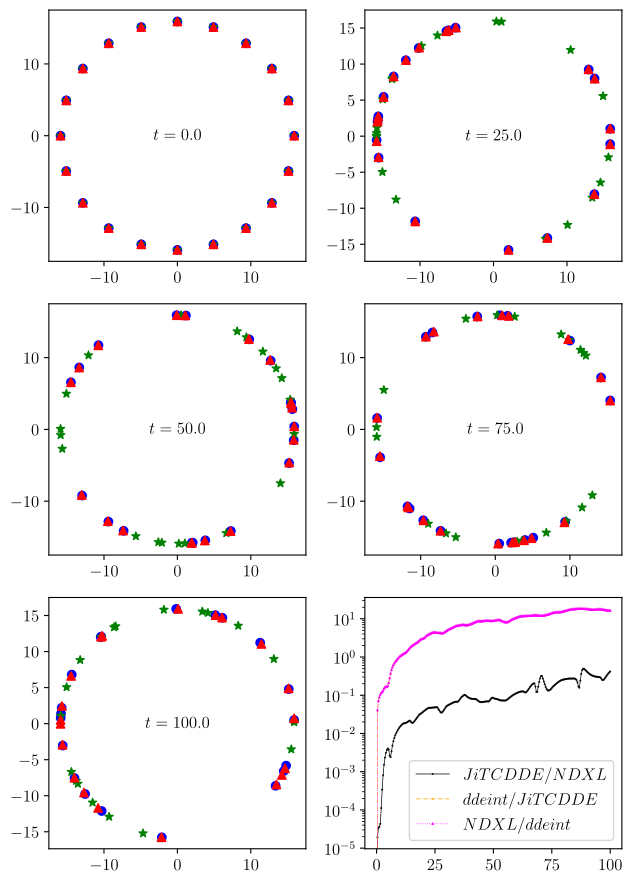

Python code for this plot:
# Packages
import matplotlib
matplotlib.rcParams['pgf.texsystem'] = 'pdflatex'
matplotlib.rcParams.update({
	'font.family': 'serif', 'font.size': 12,
	'axes.labelsize': 10,
	'axes.titlesize': 12,
	'figure.titlesize': 16
})
matplotlib.rcParams['text.usetex'] = True

import ddeint
import jitcdde
import matplotlib.pyplot as plt
import ndxl
import numpy as np
import symengine
import sympy


# Functions
def acc(car, state, t, a, e_dict):
	vmax = car.network.params[0]["speed-limit"]
	d = car.network.params[0]["safe-distance"]
	x, v = state
	x_ahead = car.neighbour_state(e_dict["ahead"])[0]
	x_delayed = car.neighbour_state(e_dict["delayed"])[0]
	tanhd = np.tanh(d)
	V = vmax * (np.tanh(x_ahead - x_delayed - d) + tanhd) / (1. + tanhd)
	return [v, a * (V - v)]


# Simulation parameters
N = 20											# No. cars
tau = np.random.uniform(0.5, 1.5, size=N)		# Reaction times
a = np.random.uniform(0.1, 0.3, size=N)			# Reaction sensitivity
v_max = 60. * (1000. / 3600.)					# Speed limit (60 kph) in m/s
x0 = np.linspace(0., 100., N, endpoint=False)	# Initial spatial distribution = 1/L
v0 = np.random.uniform(10., 15., size=N)		# Initial velocity distribution
d_safe = 1.5									# Safe bumper-to-bumper distance


# Network
traffic = ndxl.create_network(({"speed-limit": v_max, "safe-distance": d_safe}, [], []))
cars = np.empty(N, dtype=ndxl.vertex)
for i in range(N):
	cars[i] = traffic.create_vertex([x0[i], v0[i]], dynamics=acc, args=(a[i], {"ahead": None, "delayed": None}))
for i in range(N):
	cars[(i - 1) % N].params[1]["ahead"] = cars[i].create_edge(cars[(i - 1) % N], delay=tau[(i - 1) % N], directed=True)
	cars[i].params[1]["delayed"] = cars[i].create_edge(cars[i], delay=tau[i], directed=True)
	
def cb(net, t, road_dict, t_eval, s_eval):
	global N, cars
	t_eval.append(t)
	states = np.empty((N, 2), dtype=float)
	for i in range(N):
		states[i, :] = cars[i].state.copy()
	s_eval.append(states)

traffic.simulate(100., method="nystrom", cb=cb)


# ddeint
def history(t):
	global x0, v0
	return np.concatenate((x0, v0), axis=0)

def car_model(y, t):
	global N, tau, v_max, d_safe, a
	s = y(t)
	x = s[:N]
	v = s[N:]
	dx = v
	dv = np.empty(N, dtype=float)
	for i in range(N):
		x_del = y(t - tau[i])[:N]
		dx_del = x_del[(i + 1) % N] - x_del[i]
		V = v_max * (np.tanh(dx_del - d_safe) + np.tanh(d_safe)) / (1. + np.tanh(d_safe))
		dv[i] = a[i] * (V - v[i])
	return np.concatenate((dx, dv), axis=0)

t_span = np.arange(0., 100.1, 0.1)
sol = ddeint.ddeint(car_model, history, t_span)


# jitcdde
dx, dv = [], []
for i in range(N):
	#cond = sympy.sympify(jitcdde.t < tau[i])
	del_xp1 = jitcdde.y((i + 1) % N, jitcdde.t - tau[i])
	del_x = jitcdde.y(i, jitcdde.t - tau[i])
	V = v_max * (symengine.tanh(del_xp1 - del_x - d_safe) + np.tanh(d_safe)) / (1. + np.tanh(d_safe))
	dx.append(jitcdde.y(i + N, jitcdde.t))
	dv.append(a[i] * (V - jitcdde.y(i + N, jitcdde.t)))

DDE = jitcdde.jitcdde(dx + dv, max_delay=1.5)
DDE.constant_past(list(x0) + list(v0))
DDE.adjust_diff()
sol_jit = np.array([DDE.integrate(tp) for tp in t_span])


# Plotting
fig, ax = plt.subplots(3, 2, figsize=(6.5, 9))

for i in range(5):
	x_vals = traffic.params[2][i * 250][:, 0] * 0.02 * np.pi
	x_coords = 50. * np.cos(x_vals) / np.pi
	y_coords = 50. * np.sin(x_vals) / np.pi
	ax[i // 2][i % 2].scatter(x_coords, y_coords, c='b')
	x_sol = sol[:, :N][i * 250] * 0.02 * np.pi
	x_coords = 50. * np.cos(x_sol) / np.pi
	y_coords = 50. * np.sin(x_sol) / np.pi
	ax[i // 2][i % 2].scatter(x_coords, y_coords, c='g', marker='*')
	x_sol = sol_jit[i * 250][:N] * 0.02 * np.pi
	x_coords = 50. * np.cos(x_sol) / np.pi
	y_coords = 50. * np.sin(x_sol) / np.pi
	ax[i // 2][i % 2].scatter(x_coords, y_coords, c='r', marker='^')
	ax[i // 2][i % 2].text(0., 0., "$t=" + str(i * 25.) + "$", va='center', ha='center', size=12)

rmsd_ndjit = []
rmsd_ddejit = []
rmsd_nddde = []
for i in range(len(traffic.params[1])):
	rmsd_ndjit.append(np.sqrt(np.sum((traffic.params[2][i][:, 0] - sol_jit[i][:N])**2) / N))
	rmsd_ddejit.append(np.sqrt(np.sum((sol[:, :N][i] - sol_jit[i][:N])**2) / N))
	rmsd_nddde.append(np.sqrt(np.sum((sol[:, :N][i] - traffic.params[2][i][:, 0])**2) / N))
ax[2][1].plot(traffic.params[1][::4], rmsd_ndjit[::4], c='k', marker='o', ms=0.5, lw=0.5, label="$JiTCDDE$/$NDXL$")
ax[2][1].plot(traffic.params[1][::4], rmsd_ddejit[::4], c="orange", marker='*', ms=0.5, lw=0.5, ls='-.', label="$ddeint$/$JiTCDDE$")
ax[2][1].plot(traffic.params[1][::4], rmsd_nddde[::4], c="magenta", marker='^', ms=0.5, lw=0.5, ls=':', label="$NDXL$/$ddeint$")
ax[2][1].legend(loc="lower right", fontsize=12)
ax[2][1].set_yscale('log')

fig.tight_layout()
fig.savefig("traffic.pdf", bbox_inches='tight')
